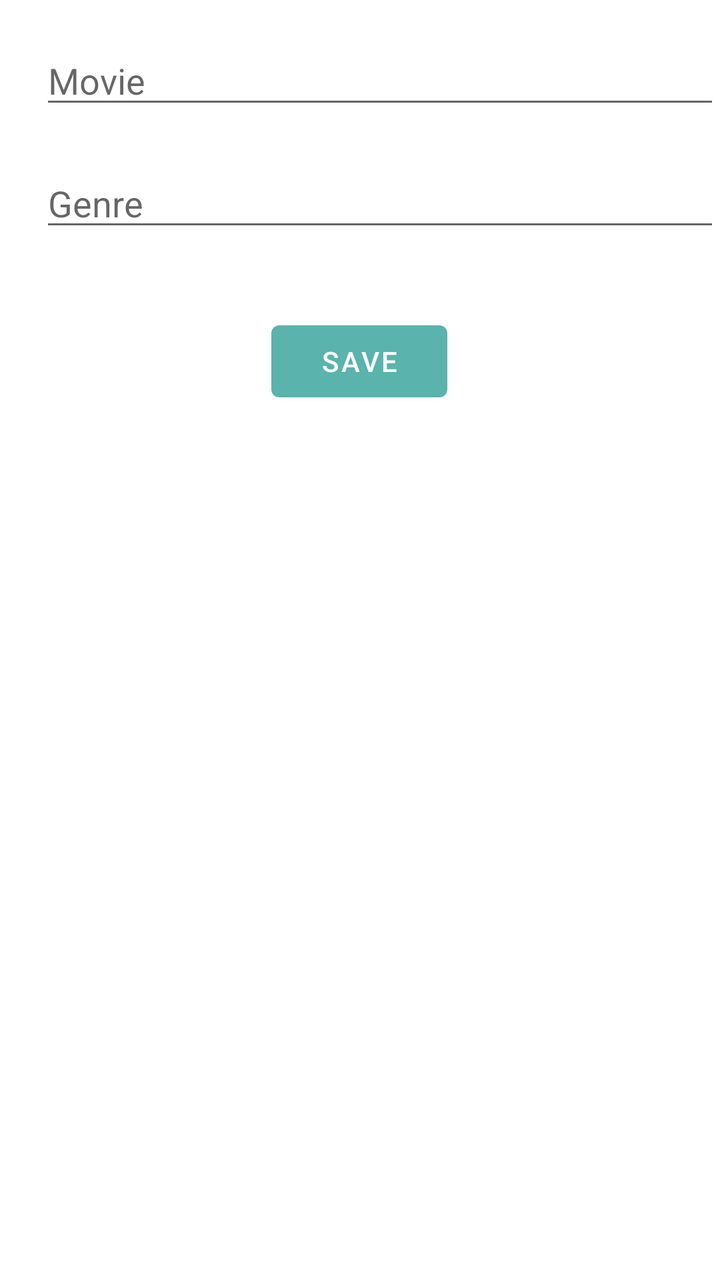
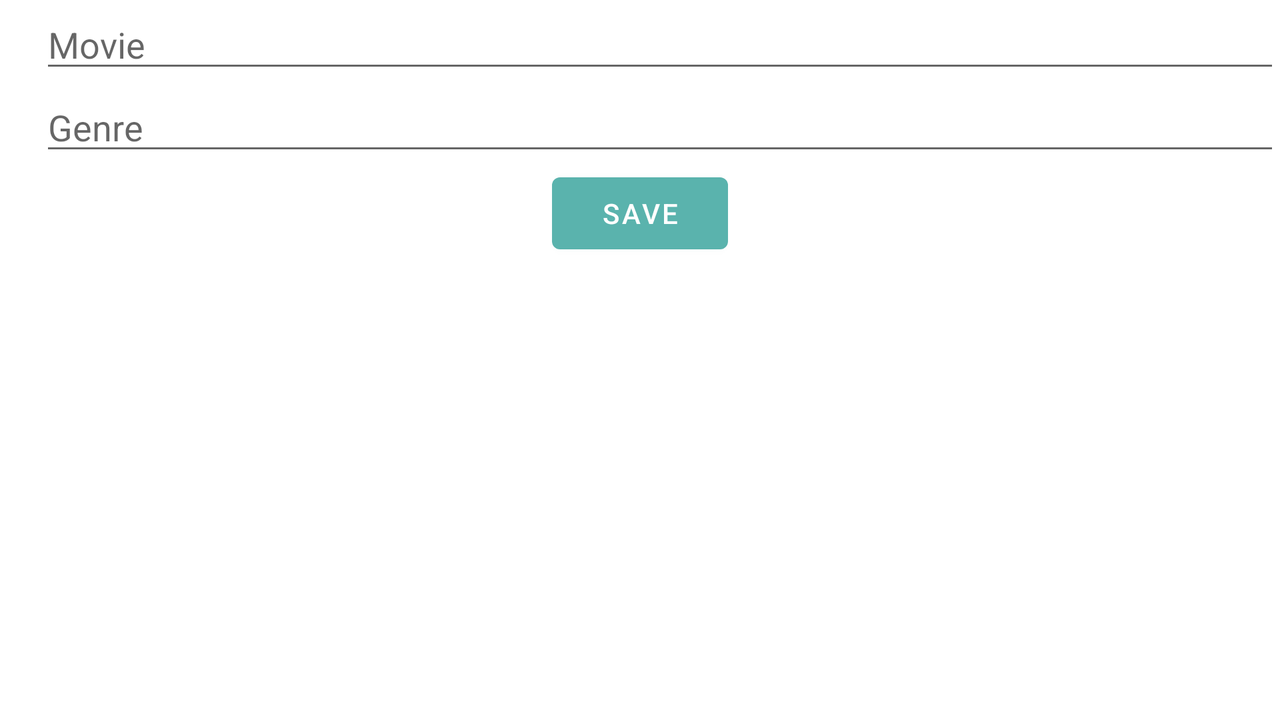

Compare how this app lays out the same screen by default and in its alternative resource folder. The renders come first, then the two layout files and the values they reference.
<!-- AndroidManifest.xml: application theme Theme.Gopikalab02android -->
<!-- res/layout/activity_main.xml -->
<?xml version="1.0" encoding="utf-8"?>
<androidx.constraintlayout.widget.ConstraintLayout xmlns:android="http://schemas.android.com/apk/res/android"
    xmlns:app="http://schemas.android.com/apk/res-auto"
    xmlns:tools="http://schemas.android.com/tools"
    android:layout_width="match_parent"
    android:layout_height="match_parent"
    tools:context=".MainActivity">
    <EditText
        android:id="@+id/moviesText"
        android:layout_width="match_parent"
        android:layout_height="wrap_content"
        android:layout_marginStart="20dp"
        android:layout_marginTop="18dp"
        android:ems="10"
        android:hint="Movie"
        android:inputType="textPersonName"
        app:layout_constraintStart_toStartOf="parent"
        app:layout_constraintTop_toTopOf="parent" />

    <EditText
        android:id="@+id/genreText"
        android:layout_width="match_parent"
        android:layout_height="wrap_content"
        android:layout_marginStart="20dp"
        android:layout_marginTop="20dp"
        android:ems="10"
        android:hint="Genre"
        android:inputType="textPersonName"
        app:layout_constraintStart_toStartOf="parent"
        app:layout_constraintTop_toBottomOf="@+id/moviesText" />

    <Button
        android:id="@+id/saveButton"
        android:layout_width="wrap_content"
        android:layout_height="wrap_content"
        android:layout_marginStart="161dp"
        android:layout_marginTop="36dp"
        android:layout_marginEnd="162dp"
        android:text="save"
        app:layout_constraintEnd_toEndOf="parent"
        app:layout_constraintStart_toStartOf="parent"
        app:layout_constraintTop_toBottomOf="@+id/genreText" />

    <androidx.recyclerview.widget.RecyclerView
        android:id="@+id/recyclerView"
        android:layout_width="0dp"
        android:layout_height="0dp"
        android:layout_marginStart="16dp"
        android:layout_marginTop="16dp"
        android:layout_marginEnd="16dp"
        android:layout_marginBottom="1dp"
        android:background="@drawable/corners"
        app:layout_constraintBottom_toBottomOf="parent"
        app:layout_constraintEnd_toEndOf="parent"
        app:layout_constraintStart_toStartOf="parent"
        app:layout_constraintTop_toBottomOf="@+id/saveButton" />
</androidx.constraintlayout.widget.ConstraintLayout>
<!-- resources referenced by this layout -->
<resources>
  <style name="Theme.Gopikalab02android" parent="Theme.MaterialComponents.DayNight.DarkActionBar">
          
          <item name="colorPrimary">@color/purple_500</item>
          <item name="colorPrimaryVariant">@color/purple_700</item>
          <item name="colorOnPrimary">@color/white</item>
          
          <item name="colorSecondary">@color/teal_200</item>
          <item name="colorSecondaryVariant">@color/teal_700</item>
          <item name="colorOnSecondary">@color/black</item>
          
          <item name="android:statusBarColor">?attr/colorPrimaryVariant</item>
          <item name="android:windowIsTranslucent">true</item>
          
      </style>
  <color name="purple_500">#5ab3ad</color>
  <color name="purple_700">#5ab3ad</color>
  <color name="white">#FFFFFFFF</color>
  <color name="teal_200">#5ab3ad</color>
  <color name="teal_700">#5ab3ad</color>
  <color name="black">#FF000000</color>
</resources>
<!-- res/layout-land/activity_main.xml (the repository's variant of the layout above) -->
<!-- drawn on the phone turned sideways -->
<?xml version="1.0" encoding="utf-8"?>
<androidx.constraintlayout.widget.ConstraintLayout xmlns:android="http://schemas.android.com/apk/res/android"
    xmlns:app="http://schemas.android.com/apk/res-auto"
    xmlns:tools="http://schemas.android.com/tools"
    android:layout_width="match_parent"
    android:layout_height="match_parent"
    tools:context=".MainActivity">

    <EditText
        android:id="@+id/moviesText"
        android:layout_width="0dp"
        android:layout_height="wrap_content"
        android:layout_marginStart="20dp"
        android:ems="10"
        android:hint="Movie"
        android:inputType="textPersonName"
        app:layout_constraintEnd_toEndOf="parent"
        app:layout_constraintStart_toStartOf="parent"
        app:layout_constraintTop_toTopOf="parent" />

    <EditText
        android:id="@+id/genreText"
        android:layout_width="0dp"
        android:layout_height="wrap_content"
        android:layout_marginStart="20dp"
        android:ems="10"
        android:hint="Genre"
        android:inputType="textPersonName"
        app:layout_constraintEnd_toEndOf="parent"
        app:layout_constraintStart_toStartOf="parent"
        app:layout_constraintTop_toBottomOf="@+id/moviesText" />

    <Button
        android:id="@+id/saveButton"
        android:layout_width="wrap_content"
        android:layout_height="wrap_content"
        android:text="save"
        app:layout_constraintEnd_toEndOf="parent"
        app:layout_constraintStart_toStartOf="parent"
        app:layout_constraintTop_toBottomOf="@+id/genreText" />

    <androidx.recyclerview.widget.RecyclerView
        android:id="@+id/recyclerView"
        android:layout_width="0dp"
        android:layout_height="0dp"
        android:layout_marginStart="16dp"
        android:layout_marginTop="16dp"
        android:layout_marginEnd="16dp"
        android:layout_marginBottom="1dp"
        android:background="@drawable/corners"
        app:layout_constraintBottom_toBottomOf="parent"
        app:layout_constraintEnd_toEndOf="parent"
        app:layout_constraintStart_toStartOf="parent"
        app:layout_constraintTop_toBottomOf="@+id/saveButton" />

</androidx.constraintlayout.widget.ConstraintLayout>
